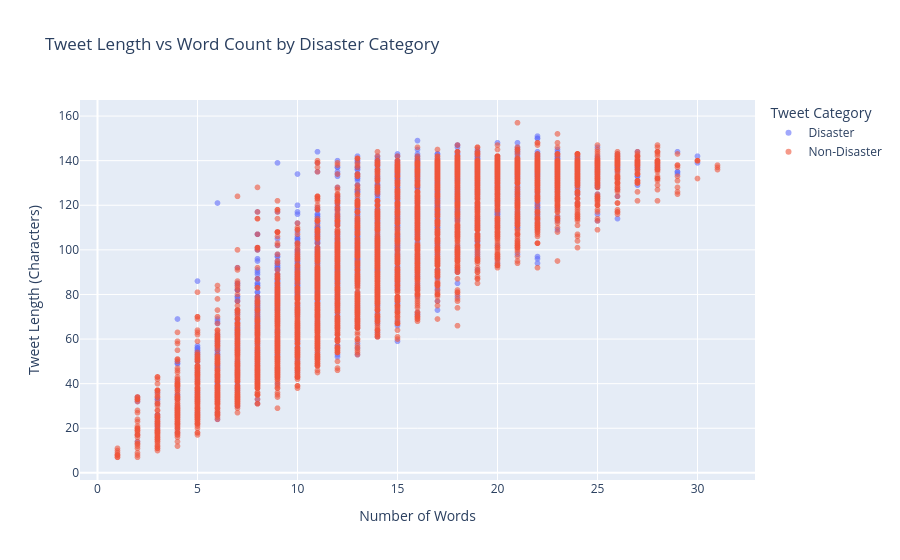

Write notebook code for a chart like this one.
### Code cell
fig = px.scatter(df, x = "word_count", y = "tweet_length", color = "category", opacity = 0.6,
                 title="Tweet Length vs Word Count by Disaster Category", labels = {"word_count": "Number of Words",
                                                                                    "tweet_length": "Tweet Length (Characters)",
                                                                                    "category": "Tweet Category"})

fig.update_layout(legend_title = "Tweet Category")

fig.show()

### Figure 1 — Plotly figure (JSON) as saved in the notebook; plotly's stock layout.template omitted (floating-point values rounded to 4 significant figures; data arrays with more than 128 entries replaced by an {"elided": "..."} marker saying what was removed)
{"data": [{"hovertemplate": "Tweet Category=Disaster<br>Number of Words=%{x}<br>Tweet Length (Characters)=%{y}<extra></extra>", "legendgroup": "Disaster", "marker": {"color": "#636efa", "opacity": 0.6, "symbol": "circle"}, "mode": "markers", "name": "Disaster", "showlegend": true, "type": "scattergl", "x": {"elided": "3271 int values"}, "xaxis": "x", "y": {"elided": "3271 int values"}, "yaxis": "y"}, {"hovertemplate": "Tweet Category=Non-Disaster<br>Number of Words=%{x}<br>Tweet Length (Characters)=%{y}<extra></extra>", "legendgroup": "Non-Disaster", "marker": {"color": "#EF553B", "opacity": 0.6, "symbol": "circle"}, "mode": "markers", "name": "Non-Disaster", "showlegend": true, "type": "scattergl", "x": {"elided": "4342 int values"}, "xaxis": "x", "y": {"elided": "4342 int values"}, "yaxis": "y"}], "layout": {"legend": {"title": {"text": "Tweet Category"}, "tracegroupgap": 0}, "title": {"text": "Tweet Length vs Word Count by Disaster Category"}, "xaxis": {"anchor": "y", "domain": [0, 1], "title": {"text": "Number of Words"}}, "yaxis": {"anchor": "x", "domain": [0, 1], "title": {"text": "Tweet Length (Characters)"}}}}
